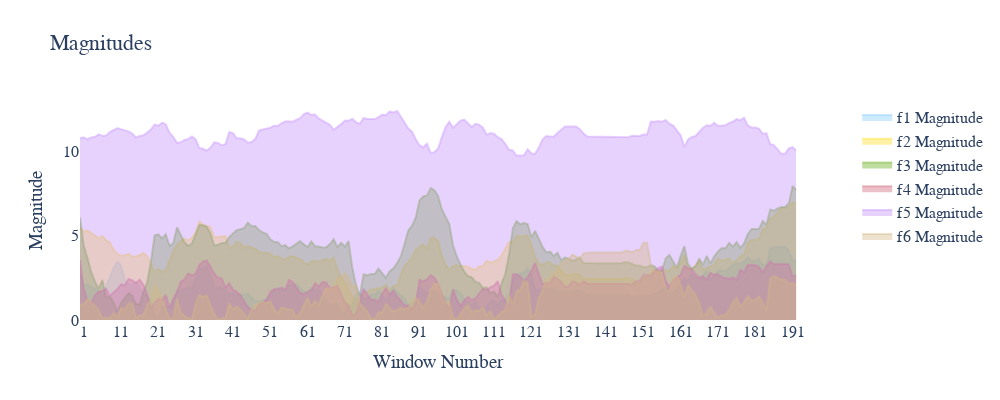

The notebook cell saved with this chart:
### Code cell
Graph.magnitudes_panorama(df=master_df)

### Figure 1 — Plotly figure (JSON) as saved in the notebook; plotly's stock layout.template omitted (floating-point values rounded to 4 significant figures; data arrays with more than 128 entries replaced by an {"elided": "..."} marker saying what was removed)
{"data": [{"customdata": {"elided": "193 str values"}, "dy": 2, "fill": "tozeroy", "fillcolor": "rgba(130,202,252,0.4)", "hovertemplate": "Measure Range: %{customdata} <br>Magnitude: %{y}<br>Original Array: %{text}", "line": {"color": "rgba(130,202,252,0.4)"}, "mode": "lines", "name": "f1 Magnitude", "text": {"elided": "193 str values"}, "type": "scatter", "y": {"elided": "193 float values"}, "y0": 0}, {"customdata": {"elided": "193 str values"}, "dy": 2, "fill": "tozeroy", "fillcolor": "rgba(255,223,34,0.4)", "hovertemplate": "Measure Range: %{customdata} <br>Magnitude: %{y}<br>Original Array: %{text}", "line": {"color": "rgba(255,223,34,0.4)"}, "mode": "lines", "name": "f2 Magnitude", "text": {"elided": "193 str values"}, "type": "scatter", "y": {"elided": "193 float values"}, "y0": 0}, {"customdata": {"elided": "193 str values"}, "dy": 2, "fill": "tozeroy", "fillcolor": "rgba(99,171,21,0.4)", "hovertemplate": "Measure Range: %{customdata} <br>Magnitude: %{y}<br>Original Array: %{text}", "line": {"color": "rgba(99,171,21,0.4)"}, "mode": "lines", "name": "f3 Magnitude", "text": {"elided": "193 str values"}, "type": "scatter", "y": {"elided": "193 float values"}, "y0": 0}, {"customdata": {"elided": "193 str values"}, "dy": 2, "fill": "tozeroy", "fillcolor": "rgba(207,98,117,0.4)", "hovertemplate": "Measure Range: %{customdata} <br>Magnitude: %{y}<br>Original Array: %{text}", "line": {"color": "rgba(207,98,117,0.4)"}, "mode": "lines", "name": "f4 Magnitude", "text": {"elided": "193 str values"}, "type": "scatter", "y": {"elided": "193 float values"}, "y0": 0}, {"customdata": {"elided": "193 str values"}, "dy": 2, "fill": "tozeroy", "fillcolor": "rgba(196,142,253,0.4)", "hovertemplate": "Measure Range: %{customdata} <br>Magnitude: %{y}<br>Original Array: %{text}", "line": {"color": "rgba(196,142,253,0.4)"}, "mode": "lines", "name": "f5 Magnitude", "text": {"elided": "193 str values"}, "type": "scatter", "y": {"elided": "193 float values"}, "y0": 0}, {"customdata": {"elided": "193 str values"}, "dy": 2, "fill": "tozeroy", "fillcolor": "rgba(211,182,131,0.4)", "hovertemplate": "Measure Range: %{customdata} <br>Magnitude: %{y}<br>Original Array: %{text}", "line": {"color": "rgba(211,182,131,0.4)"}, "mode": "lines", "name": "f6 Magnitude", "text": {"elided": "193 str values"}, "type": "scatter", "y": {"elided": "193 float values"}, "y0": 0}], "layout": {"autosize": false, "font": {"family": "Courier New, monospace", "size": 16}, "height": 400, "hoverlabel": {"font": {"size": 16}}, "plot_bgcolor": "rgb(255,255,255)", "title": {"text": "Magnitudes"}, "width": 1000, "xaxis": {"anchor": "y", "domain": [0, 0.94], "dtick": 10, "showgrid": false, "tick0": 1, "title": {"text": "Window Number"}}, "yaxis": {"anchor": "x", "domain": [0, 1], "nticks": 6, "showgrid": false, "title": {"text": "Magnitude"}}, "yaxis2": {"anchor": "x", "nticks": 6, "overlaying": "y", "showgrid": false, "side": "right", "title": {"text": "Magnitude"}}}}
